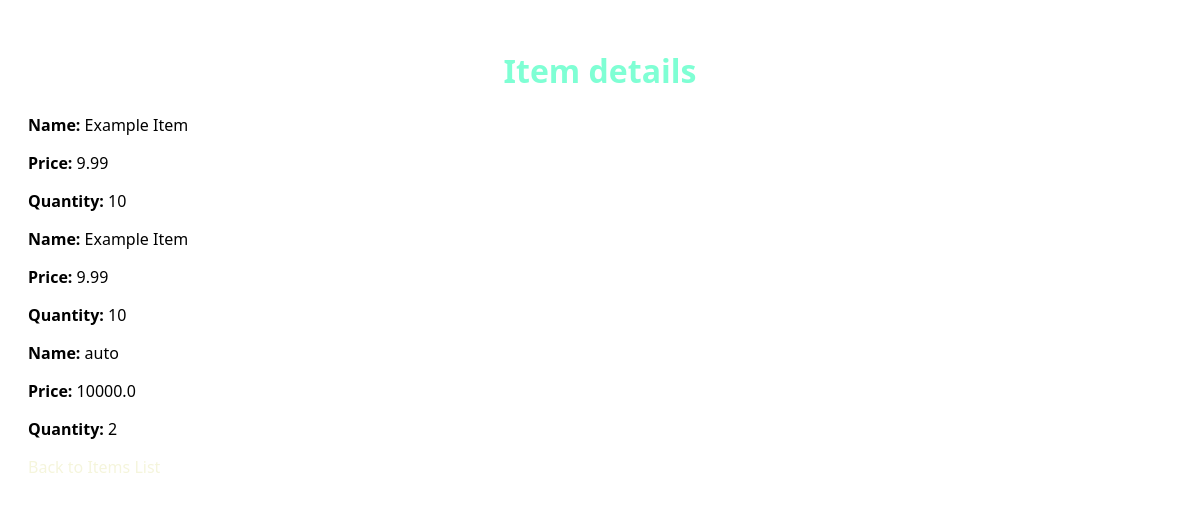
Page /items_list on the committed database.
### tables this page shows
CREATE TABLE items (
            id INTEGER PRIMARY KEY AUTOINCREMENT,
            name TEXT NOT NULL,
            price REAL,
            quantity INTEGER
        );

### main.py (the view)
@app.get("/items_list")
def get_items(request: Request):
    db = get_db()
    cursor = db.cursor()
    cursor.execute("SELECT * FROM items")
    items = cursor.fetchall()
    return templates.TemplateResponse("items_list.html", {"request": request, "items": items})

### templates/items_list.html (shortened to what this page needs)
<!DOCTYPE html>
<html>
    <head>
        <link rel="stylesheet" href="{{ url_for('static', path='/css/items_list.css')}}">
    </head>
    <body>
        <h1>Item details</h1>
        {% for item in items %}
        <div>
            <p><strong>Name:</strong> {{ item[1] }}</p>
            <p><strong>Price:</strong> {{ item[2] }}</p>
            <p><strong>Quantity:</strong> {{ item[3] }}</p>
        </div>
        {% endfor %}
        <div>
            <a href="/items">Back to Items List</a>
        </div>
    </body>
</html>

### static/css/items_list.css (style rules this page uses)
body { font-family: 'Segoe UI', Tahoma, Geneva, Verdana, sans-serif; padding: 20px; }
h1 { color: aquamarine; text-align: center; }
a { color: beige; text-decoration: dashed; }

### rows in the picture
items: name "Example Item", price "9.99", quantity "10"
items: name "Example Item", price "9.99", quantity "10"
items: name "auto", price "10000.0", quantity "2"
